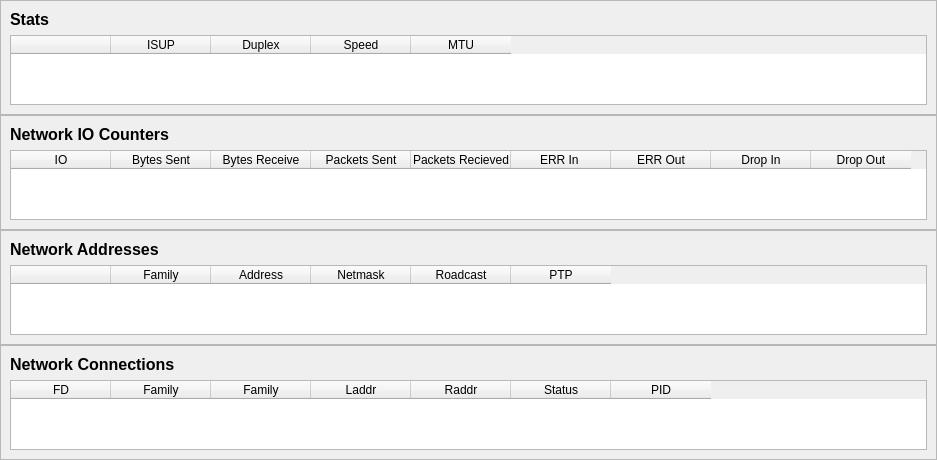
                <widget class="QWidget" name="scrollAreaWidgetContents">
                 <property name="geometry">
                  <rect>
                   <x>0</x>
                   <y>0</y>
                   <width>937</width>
                   <height>448</height>
                  </rect>
                 </property>
                 <layout class="QVBoxLayout" name="verticalLayout_9">
                  <property name="spacing">
                   <number>0</number>
                  </property>
                  <property name="leftMargin">
                   <number>0</number>
                  </property>
                  <property name="topMargin">
                   <number>0</number>
                  </property>
                  <property name="rightMargin">
                   <number>0</number>
                  </property>
                  <property name="bottomMargin">
                   <number>0</number>
                  </property>
                  <item>
                   <widget class="QFrame" name="frame_7">
                    <property name="frameShape">
                     <enum>QFrame::StyledPanel</enum>
                    </property>
                    <property name="frameShadow">
                     <enum>QFrame::Raised</enum>
                    </property>
                    <layout class="QVBoxLayout" name="verticalLayout_10">
                     <item>
                      <widget class="QLabel" name="label_53">
                       <property name="font">
                        <font>
                         <pointsize>12</pointsize>
                         <weight>75</weight>
                         <bold>true</bold>
                        </font>
                       </property>
                       <property name="text">
                        <string>Stats</string>
                       </property>
                      </widget>
                     </item>
                     <item>
                      <widget class="QTableWidget" name="net_stats_table">
                       <column>
                        <property name="text">
                         <string/>
                        </property>
                       </column>
                       <column>
                        <property name="text">
                         <string>ISUP</string>
                        </property>
                       </column>
                       <column>
                        <property name="text">
                         <string>Duplex</string>
                        </property>
                       </column>
                       <column>
                        <property name="text">
                         <string>Speed</string>
                        </property>
                       </column>
                       <column>
                        <property name="text">
                         <string>MTU</string>
                        </property>
                       </column>
                      </widget>
                     </item>
                    </layout>
                   </widget>
                  </item>
                  <item>
                   <widget class="QFrame" name="frame_8">
                    <property name="frameShape">
                     <enum>QFrame::StyledPanel</enum>
                    </property>
                    <property name="frameShadow">
                     <enum>QFrame::Raised</enum>
                    </property>
                    <layout class="QVBoxLayout" name="verticalLayout_11">
                     <item>
                      <widget class="QLabel" name="label_54">
                       <property name="font">
                        <font>
                         <pointsize>12</pointsize>
                         <weight>75</weight>
                         <bold>true</bold>
                        </font>
                       </property>
                       <property name="text">
                        <string>Network IO Counters</string>
                       </property>
                      </widget>
                     </item>
                     <item>
                      <widget class="QTableWidget" name="net_io_table">
                       <column>
                        <property name="text">
                         <string>IO</string>
                        </property>
                       </column>
                       <column>
                        <property name="text">
                         <string>Bytes Sent</string>
                        </property>
                       </column>
                       <column>
                        <property name="text">
                         <string>Bytes Receive</string>
                        </property>
                       </column>
                       <column>
                        <property name="text">
                         <string>Packets Sent</string>
                        </property>
                       </column>
                       <column>
                        <property name="text">
                         <string>Packets Recieved</string>
                        </property>
                       </column>
                       <column>
                        <property name="text">
                         <string>ERR In </string>
                        </property>
                       </column>
                       <column>
                        <property name="text">
                         <string>ERR Out</string>
                        </property>
                       </column>
                       <column>
                        <property name="text">
                         <string>Drop In</string>
                        </property>
                       </column>
                       <column>
                        <property name="text">
                         <string>Drop Out</string>
                        </property>
                       </column>
                      </widget>
                     </item>
                    </layout>
                   </widget>
                  </item>
                  <item>
                   <widget class="QFrame" name="frame_9">
                    <property name="frameShape">
                     <enum>QFrame::StyledPanel</enum>
                    </property>
                    <property name="frameShadow">
                     <enum>QFrame::Raised</enum>
                    </property>
                    <layout class="QVBoxLayout" name="verticalLayout_12">
                     <item>
                      <widget class="QLabel" name="label_55">
                       <property name="font">
                        <font>
                         <pointsize>12</pointsize>
                         <weight>75</weight>
                         <bold>true</bold>
                        </font>
                       </property>
                       <property name="text">
                        <string>Network Addresses</string>
                       </property>
                      </widget>
                     </item>
                     <item>
                      <widget class="QTableWidget" name="net_addresses_table">
                       <column>
                        <property name="text">
                         <string/>
                        </property>
                       </column>
                       <column>
                        <property name="text">
                         <string>Family</string>
                        </property>
                       </column>
                       <column>
                        <property name="text">
                         <string>Address</string>
                        </property>
                       </column>
                       <column>
                        <property name="text">
                         <string>Netmask</string>
                        </property>
                       </column>
                       <column>
                        <property name="text">
                         <string>Roadcast</string>
                        </property>
                       </column>
                       <column>
                        <property name="text">
                         <string>PTP</string>
                        </property>
                       </column>
                      </widget>
                     </item>
                    </layout>
                   </widget>
                  </item>
                  <item>
                   <widget class="QFrame" name="frame_10">
                    <property name="frameShape">
                     <enum>QFrame::StyledPanel</enum>
                    </property>
                    <property name="frameShadow">
                     <enum>QFrame::Raised</enum>
                    </property>
                    <layout class="QVBoxLayout" name="verticalLayout_13">
                     <item>
                      <widget class="QLabel" name="label_56">
                       <property name="font">
                        <font>
                         <pointsize>12</pointsize>
                         <weight>75</weight>
                         <bold>true</bold>
                        </font>
                       </property>
                       <property name="text">
                        <string>Network Connections</string>
                       </property>
                      </widget>
                     </item>
                     <item>
                      <widget class="QTableWidget" name="net_connections_table">
                       <column>
                        <property name="text">
                         <string>FD</string>
                        </property>
                       </column>
                       <column>
                        <property name="text">
                         <string>Family</string>
                        </property>
                       </column>
                       <column>
                        <property name="text">
                         <string>Family</string>
                        </property>
                       </column>
                       <column>
                        <property name="text">
                         <string>Laddr</string>
                        </property>
                       </column>
                       <column>
                        <property name="text">
                         <string>Raddr</string>
                        </property>
                       </column>
                       <column>
                        <property name="text">
                         <string>Status</string>
                        </property>
                       </column>
                       <column>
                        <property name="text">
                         <string>PID</string>
                        </property>
                       </column>
                      </widget>
                     </item>
                    </layout>
                   </widget>
                  </item>
                 </layout>
                </widget>
